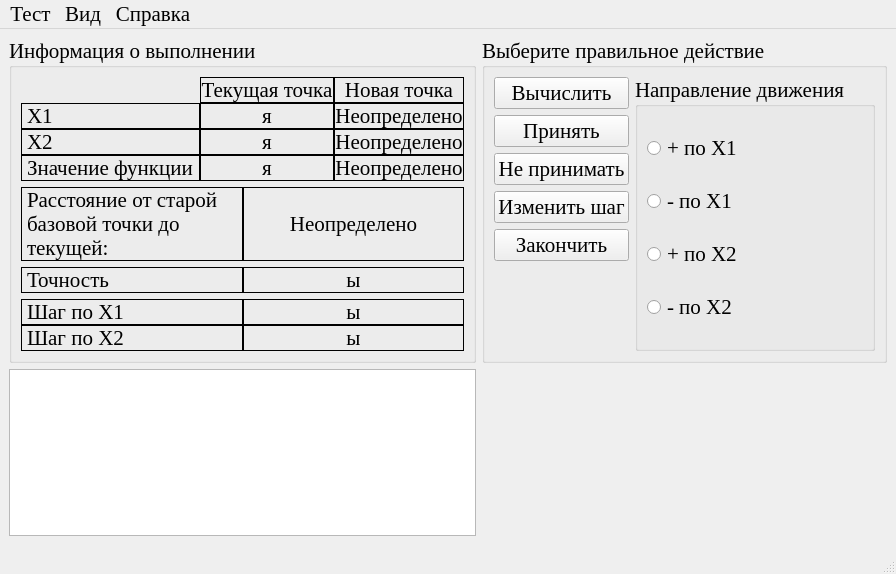
<?xml version="1.0" encoding="UTF-8"?>
<ui version="4.0">
 <class>CWdescentWin</class>
 <widget class="QMainWindow" name="CWdescentWin">
  <property name="windowModality">
   <enum>Qt::ApplicationModal</enum>
  </property>
  <property name="geometry">
   <rect>
    <x>0</x>
    <y>0</y>
    <width>870</width>
    <height>574</height>
   </rect>
  </property>
  <property name="font">
   <font>
    <family>Times New Roman</family>
    <pointsize>16</pointsize>
   </font>
  </property>
  <property name="windowTitle">
   <string>Покоординатный спуск с фиксированным шагом</string>
  </property>
  <property name="windowIcon">
   <iconset resource="data.qrc">
    <normaloff>:/icon/icon.bmp</normaloff>:/icon/icon.bmp</iconset>
  </property>
  <widget class="QWidget" name="centralwidget">
   <layout class="QGridLayout" name="gridLayout_4" columnstretch="1,1">
    <item row="0" column="1">
     <widget class="QGroupBox" name="groupBox_3">
      <property name="title">
       <string>Выберите правильное действие</string>
      </property>
      <property name="checkable">
       <bool>false</bool>
      </property>
      <layout class="QGridLayout" name="gridLayout" columnstretch="1,1">
       <item row="0" column="0">
        <widget class="QPushButton" name="calculate_bt">
         <property name="toolTip">
          <string>&lt;!DOCTYPE HTML PUBLIC &quot;-//W3C//DTD HTML 4.0//EN&quot; &quot;http://www.w3.org/TR/REC-html40/strict.dtd&quot;&gt;
&lt;html&gt;&lt;head&gt;&lt;meta name=&quot;qrichtext&quot; content=&quot;1&quot; /&gt;&lt;style type=&quot;text/css&quot;&gt;
p, li { white-space: pre-wrap; }
&lt;/style&gt;&lt;/head&gt;&lt;body style=&quot; font-family:'Times New Roman'; font-size:13pt; font-weight:600; font-style:normal;&quot;&gt;
&lt;p style=&quot; margin-top:0px; margin-bottom:0px; margin-left:0px; margin-right:0px; -qt-block-indent:0; text-indent:0px;&quot;&gt;&lt;span style=&quot; font-weight:400;&quot;&gt;Выполнить выбранный в правом списке шаг.&lt;/span&gt;&lt;/p&gt;&lt;/body&gt;&lt;/html&gt;</string>
         </property>
         <property name="text">
          <string>Вычислить</string>
         </property>
        </widget>
       </item>
       <item row="0" column="1" rowspan="6">
        <widget class="QGroupBox" name="groupBox">
         <property name="font">
          <font>
           <weight>50</weight>
           <bold>false</bold>
          </font>
         </property>
         <property name="title">
          <string>Направление движения</string>
         </property>
         <layout class="QVBoxLayout" name="verticalLayout_2">
          <item>
           <widget class="QRadioButton" name="up_x1_rb">
            <property name="text">
             <string>+ по Х1</string>
            </property>
           </widget>
          </item>
          <item>
           <widget class="QRadioButton" name="down_x1_rb">
            <property name="text">
             <string>- по Х1</string>
            </property>
           </widget>
          </item>
          <item>
           <widget class="QRadioButton" name="up_x2_rb">
            <property name="text">
             <string>+ по Х2</string>
            </property>
           </widget>
          </item>
          <item>
           <widget class="QRadioButton" name="down_x2_rb">
            <property name="text">
             <string>- по Х2</string>
            </property>
           </widget>
          </item>
         </layout>
        </widget>
       </item>
       <item row="1" column="0">
        <widget class="QPushButton" name="accept_bt">
         <property name="toolTip">
          <string>&lt;!DOCTYPE HTML PUBLIC &quot;-//W3C//DTD HTML 4.0//EN&quot; &quot;http://www.w3.org/TR/REC-html40/strict.dtd&quot;&gt;
&lt;html&gt;&lt;head&gt;&lt;meta name=&quot;qrichtext&quot; content=&quot;1&quot; /&gt;&lt;style type=&quot;text/css&quot;&gt;
p, li { white-space: pre-wrap; }
&lt;/style&gt;&lt;/head&gt;&lt;body style=&quot; font-family:'Times New Roman'; font-size:13pt; font-weight:600; font-style:normal;&quot;&gt;
&lt;p style=&quot; margin-top:0px; margin-bottom:0px; margin-left:0px; margin-right:0px; -qt-block-indent:0; text-indent:0px;&quot;&gt;&lt;span style=&quot; font-weight:400;&quot;&gt;Установить новую точку в качестве текущей.&lt;/span&gt;&lt;/p&gt;&lt;/body&gt;&lt;/html&gt;</string>
         </property>
         <property name="text">
          <string>Принять</string>
         </property>
        </widget>
       </item>
       <item row="2" column="0">
        <widget class="QPushButton" name="not_accept_bt">
         <property name="toolTip">
          <string>&lt;!DOCTYPE HTML PUBLIC &quot;-//W3C//DTD HTML 4.0//EN&quot; &quot;http://www.w3.org/TR/REC-html40/strict.dtd&quot;&gt;
&lt;html&gt;&lt;head&gt;&lt;meta name=&quot;qrichtext&quot; content=&quot;1&quot; /&gt;&lt;style type=&quot;text/css&quot;&gt;
p, li { white-space: pre-wrap; }
&lt;/style&gt;&lt;/head&gt;&lt;body style=&quot; font-family:'Times New Roman'; font-size:13pt; font-weight:600; font-style:normal;&quot;&gt;
&lt;p style=&quot; margin-top:0px; margin-bottom:0px; margin-left:0px; margin-right:0px; -qt-block-indent:0; text-indent:0px;&quot;&gt;&lt;span style=&quot; font-weight:400;&quot;&gt;Отбросить новую точку и перейти к следующему шагу алгоритма.&lt;/span&gt;&lt;/p&gt;&lt;/body&gt;&lt;/html&gt;</string>
         </property>
         <property name="text">
          <string>Не принимать</string>
         </property>
        </widget>
       </item>
       <item row="4" column="0">
        <widget class="QPushButton" name="end_bt">
         <property name="toolTip">
          <string>&lt;!DOCTYPE HTML PUBLIC &quot;-//W3C//DTD HTML 4.0//EN&quot; &quot;http://www.w3.org/TR/REC-html40/strict.dtd&quot;&gt;
&lt;html&gt;&lt;head&gt;&lt;meta name=&quot;qrichtext&quot; content=&quot;1&quot; /&gt;&lt;style type=&quot;text/css&quot;&gt;
p, li { white-space: pre-wrap; }
&lt;/style&gt;&lt;/head&gt;&lt;body style=&quot; font-family:'Times New Roman'; font-size:13pt; font-weight:600; font-style:normal;&quot;&gt;
&lt;p style=&quot; margin-top:0px; margin-bottom:0px; margin-left:0px; margin-right:0px; -qt-block-indent:0; text-indent:0px;&quot;&gt;&lt;span style=&quot; font-weight:400;&quot;&gt;Закончить алгоритм, приняв текущую точку в качестве минимума.&lt;/span&gt;&lt;/p&gt;&lt;/body&gt;&lt;/html&gt;</string>
         </property>
         <property name="text">
          <string>Закончить</string>
         </property>
        </widget>
       </item>
       <item row="3" column="0">
        <widget class="QPushButton" name="change_step_bt">
         <property name="toolTip">
          <string>&lt;!DOCTYPE HTML PUBLIC &quot;-//W3C//DTD HTML 4.0//EN&quot; &quot;http://www.w3.org/TR/REC-html40/strict.dtd&quot;&gt;
&lt;html&gt;&lt;head&gt;&lt;meta name=&quot;qrichtext&quot; content=&quot;1&quot; /&gt;&lt;style type=&quot;text/css&quot;&gt;
p, li { white-space: pre-wrap; }
&lt;/style&gt;&lt;/head&gt;&lt;body style=&quot; font-family:'Times New Roman'; font-size:13pt; font-weight:600; font-style:normal;&quot;&gt;
&lt;p style=&quot; margin-top:0px; margin-bottom:0px; margin-left:0px; margin-right:0px; -qt-block-indent:0; text-indent:0px;&quot;&gt;&lt;span style=&quot; font-weight:400;&quot;&gt;Уменьшить шаг&lt;/span&gt;&lt;/p&gt;&lt;/body&gt;&lt;/html&gt;</string>
         </property>
         <property name="text">
          <string>Изменить шаг</string>
         </property>
        </widget>
       </item>
      </layout>
     </widget>
    </item>
    <item row="1" column="0">
     <widget class="QTextBrowser" name="LogTxtBrsr">
      <property name="font">
       <font>
        <pointsize>14</pointsize>
       </font>
      </property>
     </widget>
    </item>
    <item row="0" column="0">
     <widget class="QGroupBox" name="groupBox_2">
      <property name="title">
       <string>Информация о выполнении</string>
      </property>
      <layout class="QGridLayout" name="gridLayout_3">
       <item row="0" column="0">
        <layout class="QGridLayout" name="gridLayout_6">
         <property name="spacing">
          <number>0</number>
         </property>
         <item row="0" column="2">
          <widget class="QLabel" name="label_12">
           <property name="frameShape">
            <enum>QFrame::Box</enum>
           </property>
           <property name="text">
            <string>Новая точка</string>
           </property>
           <property name="alignment">
            <set>Qt::AlignCenter</set>
           </property>
           <property name="textInteractionFlags">
            <set>Qt::TextSelectableByMouse</set>
           </property>
          </widget>
         </item>
         <item row="1" column="0">
          <widget class="QLabel" name="label_5">
           <property name="frameShape">
            <enum>QFrame::Box</enum>
           </property>
           <property name="text">
            <string>Х1</string>
           </property>
           <property name="textInteractionFlags">
            <set>Qt::TextSelectableByMouse</set>
           </property>
          </widget>
         </item>
         <item row="1" column="1">
          <widget class="QLabel" name="x1_lb">
           <property name="frameShape">
            <enum>QFrame::Box</enum>
           </property>
           <property name="text">
            <string>я</string>
           </property>
           <property name="alignment">
            <set>Qt::AlignCenter</set>
           </property>
           <property name="textInteractionFlags">
            <set>Qt::TextSelectableByMouse</set>
           </property>
          </widget>
         </item>
         <item row="1" column="2">
          <widget class="QLabel" name="new_x1_lb">
           <property name="frameShape">
            <enum>QFrame::Box</enum>
           </property>
           <property name="text">
            <string>Неопределено</string>
           </property>
           <property name="alignment">
            <set>Qt::AlignCenter</set>
           </property>
           <property name="textInteractionFlags">
            <set>Qt::TextSelectableByMouse</set>
           </property>
          </widget>
         </item>
         <item row="2" column="0">
          <widget class="QLabel" name="label_6">
           <property name="frameShape">
            <enum>QFrame::Box</enum>
           </property>
           <property name="text">
            <string>Х2</string>
           </property>
           <property name="textInteractionFlags">
            <set>Qt::TextSelectableByMouse</set>
           </property>
          </widget>
         </item>
         <item row="2" column="1">
          <widget class="QLabel" name="x2_lb">
           <property name="frameShape">
            <enum>QFrame::Box</enum>
           </property>
           <property name="text">
            <string>я</string>
           </property>
           <property name="alignment">
            <set>Qt::AlignCenter</set>
           </property>
           <property name="textInteractionFlags">
            <set>Qt::TextSelectableByMouse</set>
           </property>
          </widget>
         </item>
         <item row="2" column="2">
          <widget class="QLabel" name="new_x2_lb">
           <property name="frameShape">
            <enum>QFrame::Box</enum>
           </property>
           <property name="text">
            <string>Неопределено</string>
           </property>
           <property name="alignment">
            <set>Qt::AlignCenter</set>
           </property>
           <property name="textInteractionFlags">
            <set>Qt::TextSelectableByMouse</set>
           </property>
          </widget>
         </item>
         <item row="3" column="0">
          <widget class="QLabel" name="label_10">
           <property name="frameShape">
            <enum>QFrame::Box</enum>
           </property>
           <property name="text">
            <string>Значение функции</string>
           </property>
           <property name="textInteractionFlags">
            <set>Qt::TextSelectableByMouse</set>
           </property>
          </widget>
         </item>
         <item row="3" column="1">
          <widget class="QLabel" name="fsign_lb">
           <property name="frameShape">
            <enum>QFrame::Box</enum>
           </property>
           <property name="text">
            <string>я</string>
           </property>
           <property name="alignment">
            <set>Qt::AlignCenter</set>
           </property>
           <property name="textInteractionFlags">
            <set>Qt::LinksAccessibleByMouse|Qt::TextSelectableByMouse</set>
           </property>
          </widget>
         </item>
         <item row="3" column="2">
          <widget class="QLabel" name="new_fsign_lb">
           <property name="frameShape">
            <enum>QFrame::Box</enum>
           </property>
           <property name="text">
            <string>Неопределено</string>
           </property>
           <property name="alignment">
            <set>Qt::AlignCenter</set>
           </property>
           <property name="textInteractionFlags">
            <set>Qt::TextSelectableByMouse</set>
           </property>
          </widget>
         </item>
         <item row="0" column="1">
          <widget class="QLabel" name="label_11">
           <property name="frameShape">
            <enum>QFrame::Box</enum>
           </property>
           <property name="text">
            <string>Текущая точка</string>
           </property>
           <property name="alignment">
            <set>Qt::AlignCenter</set>
           </property>
           <property name="textInteractionFlags">
            <set>Qt::TextSelectableByMouse</set>
           </property>
          </widget>
         </item>
        </layout>
       </item>
       <item row="1" column="0">
        <layout class="QHBoxLayout" name="horizontalLayout" stretch="1,1">
         <property name="spacing">
          <number>0</number>
         </property>
         <item>
          <widget class="QLabel" name="label_4">
           <property name="frameShape">
            <enum>QFrame::Box</enum>
           </property>
           <property name="text">
            <string>Расстояние от cтарой базовой точки до текущей:</string>
           </property>
           <property name="wordWrap">
            <bool>true</bool>
           </property>
           <property name="textInteractionFlags">
            <set>Qt::TextSelectableByMouse</set>
           </property>
          </widget>
         </item>
         <item>
          <widget class="QLabel" name="distance_lb">
           <property name="frameShape">
            <enum>QFrame::Box</enum>
           </property>
           <property name="text">
            <string>Неопределено</string>
           </property>
           <property name="alignment">
            <set>Qt::AlignCenter</set>
           </property>
           <property name="textInteractionFlags">
            <set>Qt::TextSelectableByMouse</set>
           </property>
          </widget>
         </item>
        </layout>
       </item>
       <item row="2" column="0">
        <layout class="QHBoxLayout" name="horizontalLayout_2">
         <property name="spacing">
          <number>0</number>
         </property>
         <item>
          <widget class="QLabel" name="label">
           <property name="frameShape">
            <enum>QFrame::Box</enum>
           </property>
           <property name="text">
            <string>Точность</string>
           </property>
           <property name="textInteractionFlags">
            <set>Qt::TextSelectableByMouse</set>
           </property>
          </widget>
         </item>
         <item>
          <widget class="QLabel" name="precision_lb">
           <property name="frameShape">
            <enum>QFrame::Box</enum>
           </property>
           <property name="text">
            <string>ы</string>
           </property>
           <property name="alignment">
            <set>Qt::AlignCenter</set>
           </property>
           <property name="textInteractionFlags">
            <set>Qt::TextSelectableByMouse</set>
           </property>
          </widget>
         </item>
        </layout>
       </item>
       <item row="3" column="0">
        <layout class="QGridLayout" name="gridLayout_2">
         <property name="spacing">
          <number>0</number>
         </property>
         <item row="0" column="0">
          <widget class="QLabel" name="label_3">
           <property name="frameShape">
            <enum>QFrame::Box</enum>
           </property>
           <property name="text">
            <string>Шаг по Х1</string>
           </property>
           <property name="textInteractionFlags">
            <set>Qt::TextSelectableByMouse</set>
           </property>
          </widget>
         </item>
         <item row="0" column="1">
          <widget class="QLabel" name="x1_step_lb">
           <property name="frameShape">
            <enum>QFrame::Box</enum>
           </property>
           <property name="text">
            <string>ы</string>
           </property>
           <property name="alignment">
            <set>Qt::AlignCenter</set>
           </property>
           <property name="textInteractionFlags">
            <set>Qt::TextSelectableByMouse</set>
           </property>
          </widget>
         </item>
         <item row="1" column="0">
          <widget class="QLabel" name="label_7">
           <property name="frameShape">
            <enum>QFrame::Box</enum>
           </property>
           <property name="text">
            <string>Шаг по Х2</string>
           </property>
           <property name="textInteractionFlags">
            <set>Qt::TextSelectableByMouse</set>
           </property>
          </widget>
         </item>
         <item row="1" column="1">
          <widget class="QLabel" name="x2_step_lb">
           <property name="frameShape">
            <enum>QFrame::Box</enum>
           </property>
           <property name="text">
            <string>ы</string>
           </property>
           <property name="alignment">
            <set>Qt::AlignCenter</set>
           </property>
           <property name="textInteractionFlags">
            <set>Qt::TextSelectableByMouse</set>
           </property>
          </widget>
         </item>
        </layout>
       </item>
      </layout>
     </widget>
    </item>
   </layout>
  </widget>
  <widget class="QMenuBar" name="menubar">
   <property name="geometry">
    <rect>
     <x>0</x>
     <y>0</y>
     <width>870</width>
     <height>21</height>
    </rect>
   </property>
   <widget class="QMenu" name="testo_menu">
    <property name="title">
     <string>Тест</string>
    </property>
    <addaction name="recomenci_acn"/>
    <addaction name="separator"/>
    <addaction name="action_2"/>
   </widget>
   <widget class="QMenu" name="view_menu">
    <property name="title">
     <string>Вид</string>
    </property>
    <addaction name="difiniFonto_act"/>
   </widget>
   <widget class="QMenu" name="inform">
    <property name="title">
     <string>Справка</string>
    </property>
    <addaction name="BroHelp"/>
   </widget>
   <addaction name="testo_menu"/>
   <addaction name="view_menu"/>
   <addaction name="inform"/>
  </widget>
  <widget class="QStatusBar" name="statusbar"/>
  <action name="recomenci_acn">
   <property name="text">
    <string>Начать за&amp;ново</string>
   </property>
  </action>
  <action name="action_2">
   <property name="text">
    <string>&amp;Выйти из программы</string>
   </property>
  </action>
  <action name="difiniFonto_act">
   <property name="text">
    <string>Настроить &amp;шрифт</string>
   </property>
  </action>
  <action name="BroHelp">
   <property name="text">
    <string>Помощь</string>
   </property>
  </action>
 </widget>
 <resources>
  <include location="data.qrc"/>
 </resources>
 <connections/>
</ui>
